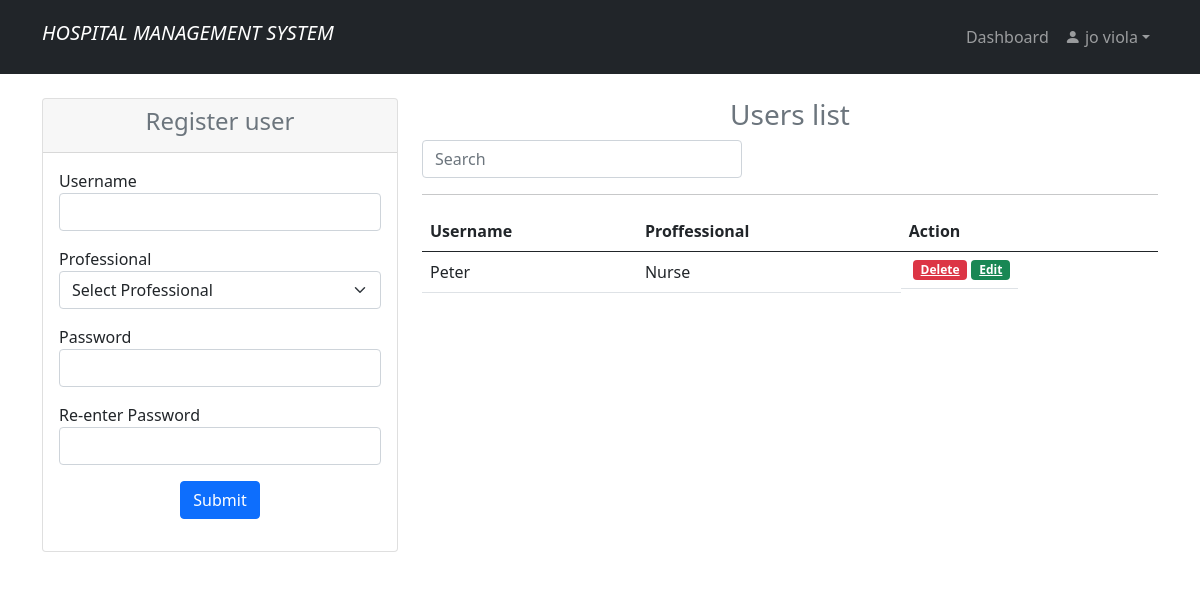
The page /user_reg.php (signed in) on the database as committed earlier.
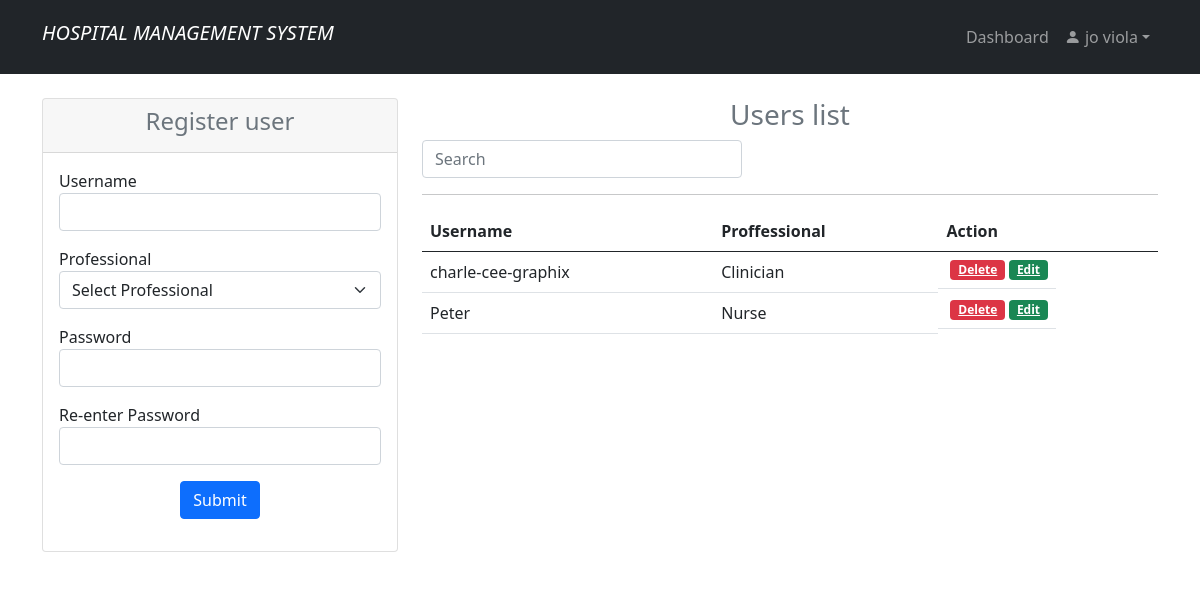
The same page on the database as committed later.
### tables this page shows
CREATE TABLE `users` (
  `id` int(11) NOT NULL,
  `uname` varchar(30) NOT NULL,
  `prof` varchar(30) NOT NULL,
  `pwd` text NOT NULL,
  `role` text NOT NULL,
  `email` text NOT NULL
);

### user_reg.php (the view, shortened to what the changed rows need)
<?php
    include 'user_regdb.php';
    if (isset($_SESSION['id']) && isset($_SESSION['uname'])){
?>
<!doctype html>
<html lang="en">
    <head>
        <link rel="stylesheet" href="https://cdn.jsdelivr.net/npm/bootstrap-icons@1.3.0/font/bootstrap-icons.css">
        <link rel="stylesheet" href="style.css"/>
        <link rel="stylesheet" href="bootstrap-5.0.0/css/bootstrap.min.css"/>
    </head>
    <body>
     <?php
            include "anavbar.php";
        ?>
<section class="p-4 bg-white">
        <div class="container">
            <div class="row">
                <div class="col-md-8">
                <?php
                    $sql = "SELECT * FROM users WHERE role='other_user' ORDER BY id DESC";
                    $result = $mysqli->query($sql);
                ?>
                        <table class="table table-hover" style="overflow:auto">
                            <thead class="table table-hover">
                                <tr>
                                    <th>Username</th>
                                    <th>Proffessional</th>
                                    <th>Action</th>
                                </tr>
                            </thead>
                            <tbody id = "myTable">
                            <?php while($row = $result->fetch_assoc()) { ?>
                                <tr>
                                    <td><?php echo $row['uname']; ?></td>
                                    <td><?php echo $row['prof']; ?></td>
                                    <td class="btn-group btn-group-justified">
                                         <a href="user_regdb.php?delete=<?php echo $row['id']; ?>" class="badge bg-danger mx-1"
                                         onclick="return confirm('This will be deleted completely?');">Delete</a>
                                        <a href="user_reg.php?edit=<?php echo $row['id']; ?>" class="badge bg-success">Edit</a>
                                    </td>
                                </tr>
                            <?php }?>
                            </tbody>
                        </table>
                </div>
         </div>
    </section>
        <?php
            include "footer.php";
        ?>
    </body>
</html>
<?php
    }else {
        header("Location: home.php");
        exit();
    }
?>

Rows that differ between the two databases and show on the page:
added users: uname "charle-cee-graphix", prof "Clinician"
